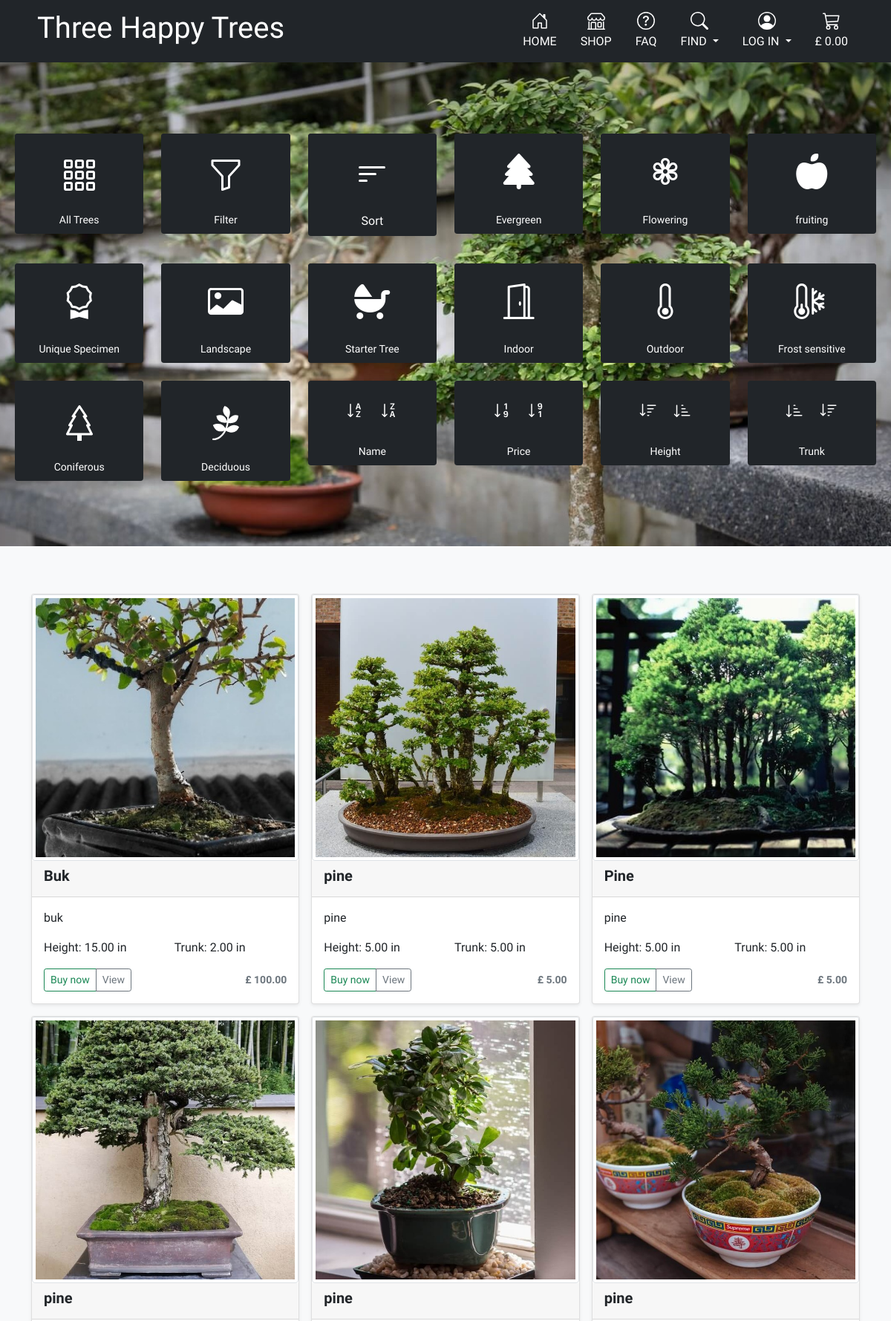
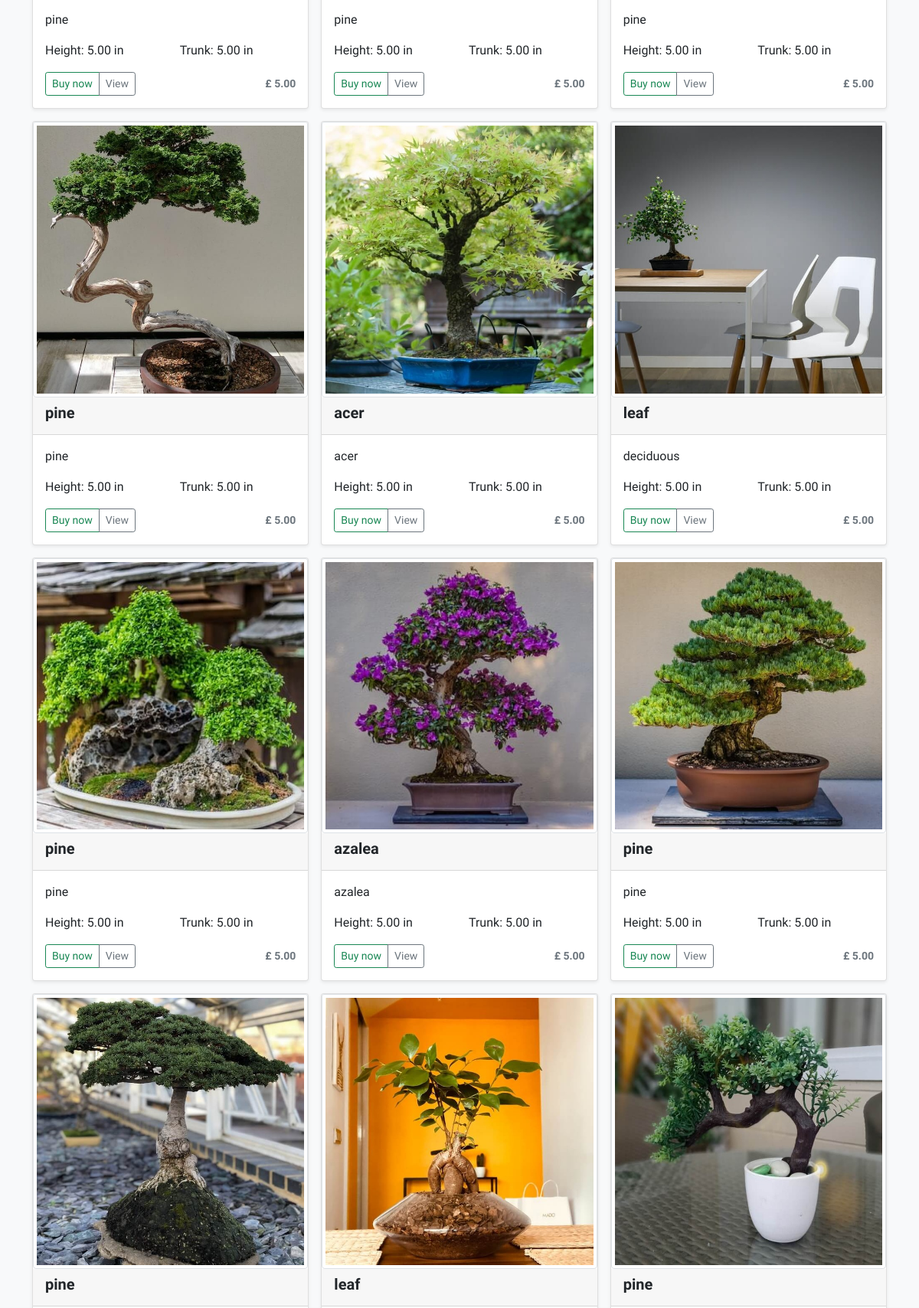
The app's page /trees/ (upper part) with its own data (2 pictures, top to bottom).
### trees/models.py (models this page shows, shortened)
class Feature(models.Model):
    name = models.CharField(max_length=254)
    friendly_name = models.CharField(max_length=254, null=True, blank=True)
    icon_class = models.CharField(max_length=254, null=True, blank=True)
    aria_for_anchor = models.CharField(default='Filter elements by',
                                       max_length=254, null=True, blank=True)

class Enviroment(models.Model):
    name = models.CharField(max_length=254)
    friendly_name = models.CharField(max_length=254, null=True, blank=True)
    icon_class = models.CharField(max_length=254, null=True, blank=True)
    aria_for_anchor = models.CharField(default='Filter elements by',
                                       max_length=254, null=True, blank=True)

class Tree(models.Model):
    name = models.CharField(max_length=254, null=True, blank=True)
    slug = models.SlugField(max_length=200, unique=True, editable=False)
    height_in = models.DecimalField(max_digits=9, decimal_places=2)
    trunk_circumference = models.DecimalField(max_digits=9, decimal_places=2)
    price = models.DecimalField(max_digits=9, decimal_places=2)
    current_stock = models.IntegerField(null=True, blank=True)
    leaves_or_needles = models.CharField(
            max_length=254, choices=LEAVES_OR_NEEDLES_CHOICES,
            default='coniferous', null=True, blank=True)
    description = models.TextField()
    image_url = models.URLField(max_length=1024, null=True, blank=True)
    image = models.ImageField(null=True, blank=True)
    image_alt = models.CharField(max_length=254, null=True, blank=True)
    image_disclaimer = models.CharField(
            max_length=254, choices=IMG_DISCLAIMER_CHOICES,
            default='standarised',  null=True, blank=True
            )
    feature = models.ManyToManyField(
                'Feature', blank=True)
    enviroment = models.ForeignKey(
                'Enviroment', null=True, blank=True, on_delete=models.SET_NULL)

### trees/views.py (the view, shortened to what this page needs)
# urls.py: path('', views.all_trees, name='all_trees'),
def all_trees(request):
    trees = Tree.objects.all()
    all_features = Feature.objects.all()
    all_enviroments = Enviroment.objects.all()
    query = None
    current_features = None
    current_enviroments = None
    current_types = None
    sort = None
    direction = None
    current_sorting = f'{sort}_{direction}'
    context = {
        'trees': trees,
        'features': all_features,
        'enviroments': all_enviroments,
        'search_term': query,
        'current_features': current_features,
        'current_enviroments': current_enviroments,
        'current_types': current_types,
        'current_sorting': current_sorting,
    }
    return render(request, 'trees/trees.html', context)

### trolley/contexts.py (called while the page is built, shortened)
def trolley_contents(request):
    trolley_items = []
    total = 0
    tree_count = 0
    trolley = request.session.get('trolley', {})
    if total < settings.FREE_DELIVERY_THRESHOLD:
        delivery = total * Decimal(settings.STANDARD_DELIVERY_PERCENTAGE / 100)
        free_delivery_delta = settings.FREE_DELIVERY_THRESHOLD - total
    else:
        delivery = 0
        free_delivery_delta = 0
    grand_total = delivery + total
    context = {
        'trolley_items': trolley_items,
        'total': total,
        'tree_count': tree_count,
        'delivery': delivery,
        'free_delivery_delta': free_delivery_delta,
        'free_delivery_threshold': settings.FREE_DELIVERY_THRESHOLD,
        'grand_total': grand_total,
    }
    return context

### trees/templates/trees/trees.html (shortened to what this page needs)
{% extends 'base.html' %}
{% load static %}
{% block extra_css %}
<link rel="stylesheet" href="{% static 'trees/css/trees.css' %}">
{% endblock %}
{% block content %}
<section class=" py-5 text-center flex-container bg-img-trees my-box-shadow-75">
    {% include 'trees/includes/sorting_tiles.html' %}
</section>
<div class="album py-5 bg-light">
    <div class="container row">
        <div class="col-12 col-md-6 order-md-first">
        </div>
    </div>
    <div class="container">
        <div class="row row-cols-1 row-cols-sm-2 row-cols-md-3 g-3">
            {% for tree in trees %}
            <div class="col">
                <div class="card shadow-sm">
                    {% if tree.image %}
                    <img class="card-img-top img-thumbnail" src="{{ tree.image.url }}"
                        {% if tree.image_alt %}
                        alt="{{ tree.image_alt }}"
                        {% else %}
                        alt="{{ tree.name }}"
                        {% endif %}
                     height="225">
                    {% endif %}
                <div class="card-header">
                    <p class="h5 fw-bold">{{ tree.name }}</p>
                </div>
                <div class="card-body">
                    {% if tree.description %}
                    <p class="card-text">
                        {{ tree.description }}
                    </p>
                    {% endif %}
                    <div class="row">
                        <div class="col-6 col-lg-6 col-md-12 col-sm-12">
                            <p class="card-text">Height: {{ tree.height_in }} in</p>
                        </div>
                        <div class="col-6 col-lg-6 col-md-12 col-sm-12">
                            <p class="card-text">Trunk: {{ tree.trunk_circumference }} in</p>
                        </div>
                    </div>
                    <div class="d-flex justify-content-between align-items-center mt-3">
                    <div class="btn-group">
                        <a class="btn btn-sm btn-outline-success">Buy now</a>
                        <a
                        class="btn btn-sm btn-outline-secondary"
                        href="{% url 'tree_detail' tree_slug=tree.slug %}"
                        aria-label="">
                        View</a>
                    </div>
                    <small class="text-muted fw-bold">£ {{tree.price}}</small>
                    </div>
                </div>
                </div>
            </div>
            {% endfor %}
        </div>
    </div>
</div>
{% endblock %}

### trees/templates/trees/includes/sorting_tiles.html (shortened to what this page needs)
<ul class="mx-2 mt-5 row row-cols-3 row-cols-sm-4 row-cols-lg-6 row-cols-xl-8 list-unstyled list justify-content-md-center">
    <li class="col mb-4" >
      <a class="d-block bg-dark rounded text-white text-decoration-none"
      href="{% url 'all_trees' %}"
      aria-label="Show all trees">
        <div class="display-5 p-3 py-4  bg-dark text-center rounded">
          <svg class="bi" width="1em" height="1em" fill="currentColor">
            <use xlink:href="#grid">
            </use>
          </svg>
        </div>
        <p class="small name text-white text-center pb-2">All Trees
        </p>
      </a>
    </li>
    <li class="col mb-4" >
        <a class="d-block bg-dark rounded text-white text-decoration-none" href="" aria-label="Show menu for filtering trees">
          <div class="display-5 p-3 py-4  bg-dark text-center rounded">
            <svg class="bi" width="1em" height="1em" fill="currentColor">
              <use xlink:href="#filter">
              </use>
            </svg>
          </div>
          <div class="small name text-white text-center pb-2">Filter
          </div>
        </a>
      </li>
    <li class="col mb-4" >
        <a class="d-block bg-dark rounded text-white text-decoration-none" href="" aria-label="Show menu for sorting trees">
          <div class="display-5 p-3 py-4  bg-dark text-center rounded">
            <svg class="bi" width="1em" height="1em" fill="currentColor">
              <use xlink:href="#sort">
              </use>
            </svg>
          </div>
          <div class="name text-white text-center pb-2">Sort
          </div>
        </a>
      </li>
{% if features %}
{% for feature in features %}
    <li class="col mb-4 feature-tile" >
        <a class="d-block bg-dark rounded text-white text-decoration-none"
        href="{% url 'all_trees' %}?feature={{feature.name}}"
        aria-label="{{ feature.aria_for_anchor }}">
          <div class="display-5 p-3 py-4  bg-dark text-center rounded">
            <i class="{{ feature.icon_class}}"></i>
          </div>
          <div class="small name text-white text-center pb-2">{{ feature.friendly_name }}
          </div>
        </a>
      </li>
{% endfor %}
{% endif %}
{% if enviroments %}
{% for enviroment in enviroments %}
    <li class="col mb-4 feature-tile" >
        <a class=" d-block bg-dark rounded text-white text-decoration-none"
         href="{% url 'all_trees' %}?enviroment={{ enviroment.name }}"
         aria-label="{{ enviroment.aria_for_anchor }}">
          <div class="display-5 p-3 py-4  bg-dark text-center rounded">
            <i class="{{ enviroment.icon_class }}"></i>
          </div>
          <div class="small name text-white text-center pb-2">{{ enviroment.friendly_name }}
          </div>
        </a>
      </li>
{% endfor %}
{% endif %}
    <li class="col mb-4 feature-tile" >
      <a class="d-block bg-dark rounded text-white text-decoration-none"
       href="{% url 'all_trees' %}?type=coniferous"
       aria-label="Show ">
        <div class="display-5 p-3 py-4  bg-dark text-center rounded">
          <svg class="bi" width="1em" height="1em" fill="currentColor">
            <use xlink:href="#pine">
            </use>
          </svg>
        </div>
        <div class="small name text-white text-center pb-2">Coniferous
        </div>
      </a>
    </li>
    <li class="col mb-4 feature-tile" >
      <a class="d-block bg-dark rounded text-white text-decoration-none"
       href="{% url 'all_trees' %}?type=deciduous"
       aria-label="Show ">
        <div class="display-5 p-3 py-4  bg-dark text-center rounded">
          <svg class="bi" width="1em" height="1em" fill="currentColor">
            <use xlink:href="#leaf">
            </use>
          </svg>
        </div>
        <div class="small name text-white text-center pb-2">Deciduous
        </div>
      </a>
    </li>
      <li class="col mb-4 d-none-xxs">
        <div class="d-block bg-dark rounded" >
          <div class="p-3  py-4 mb-2 text-center ">
            <a class="h4 text-white bg-dark text-decoration-none pe-2"
               href="{% url 'all_trees' %}?sort=name&direction=asc"
               aria-label="Sort trees by name alphabetically z to a. Opens in the same window">
              <svg class="bi" width="1em" height="1em" fill="currentColor">
                <use xlink:href="#sortAZ">
                </use>
              </svg>
            </a>
            <a class="h4 text-white bg-dark text-decoration-none ps-2"
               href="{% url 'all_trees' %}?sort=name&direction=desc"
               aria-label="Sort trees by name alphabetically z to a. Opens in the same window">
              <svg class="bi" width="1em" height="1em" fill="currentColor">
                <use xlink:href="#sortZA">
                </use>
              </svg>
            </a>
          </div>
          <div class="small name text-white text-center pb-2 ">Name
          </div>
        </div>
      </li>
    <li class="col mb-4 d-none-xxs">
      <div class="d-block bg-dark rounded" >
        <div class="p-3  py-4 mb-2 text-center ">
          <a class="h4 text-white bg-dark text-decoration-none pe-2"
             href="{% url 'all_trees' %}?sort=price&direction=asc"
             aria-label="Sort trees by price from lowest to highest. Opens in the same window" >
            <svg class="bi" width="1em" height="1em" fill="currentColor">
              <use xlink:href="#sort19">
              </use>
            </svg>
          </a>
          <a class="h4 text-white bg-dark text-decoration-none ps-2"
             href="{% url 'all_trees' %}?sort=price&direction=desc"
             aria-label="Sort trees by price from highest to lowest. Opens in the same window">
            <svg class="bi" width="1em" height="1em" fill="currentColor">
              <use xlink:href="#sort91">
              </use>
            </svg>
          </a>
        </div>
        <div class="small name text-white text-center pb-2 ">Price
        </div>
      </div>
    </li>
          <li class="col mb-4 d-none-xxs">
            <div class="d-block bg-dark rounded" >
              <div class="p-3  py-4 mb-2 text-center ">
                <a class="h4 text-white bg-dark text-decoration-none pe-2"
                   href="{% url 'all_trees' %}?sort=height_in&direction=asc"
                   aria-label="Sort trees by hight from smallest to largest. Opens in same window">
                  <svg class="bi" width="1em" height="1em" fill="currentColor">
                    <use xlink:href="#sortLS">
                    </use>
                  </svg>
                </a>
                <a class="h4 text-white bg-dark text-decoration-none ps-2"
                   href="{% url 'all_trees' %}?sort=height_in&direction=desc"
                   aria-label="Sort trees by hight from largest to smallest. Opens in same window">
                  <svg class="bi" width="1em" height="1em" fill="currentColor">
                    <use xlink:href="#sortSL">
                    </use>
                  </svg>
                </a>
              </div>
              <div class="small name text-white text-center pb-2 ">Height
              </div>
            </div>
          </li>
          <li class="col mb-4 d-none-xxs">
            <div class="d-block bg-dark rounded" >
              <div class="p-3  py-4 mb-2 text-center ">
                <a class="h4 text-white bg-dark text-decoration-none pe-2"
                   href="{% url 'all_trees' %}?sort=trunk_circumference&direction=asc"
                   aria-label="Sort trees by trunk from smallest to thickest. Opens in same window">
                  <svg class="bi" width="1em" height="1em" fill="currentColor">
                    <use xlink:href="#sortSL">
                    </use>
                  </svg>
                </a>
                <a class="h4 text-white bg-dark text-decoration-none ps-2"
                   href="{% url 'all_trees' %}?sort=trunk_circumference&direction=desc"
                   aria-label="Sort trees by trunk from thickest to smallest. Opens in same window">
                  <svg class="bi" width="1em" height="1em" fill="currentColor">
                    <use xlink:href="#sortLS">
                    </use>
                  </svg>
                </a>
              </div>
              <div class="small name text-white text-center pb-2 ">Trunk
              </div>
            </div>
          </li>
  </ul>

### static/css/base.css (style rules this page uses)
body { font-family: 'Kodchasan', sans-serif !important; }
.bg-img-trees { background: #f0f5fa url('/media/wide-02-tree-hero-milada-vigerova-JloxbrNcknY-unsplash.jpg') center/cover no-repeat; }
.my-box-shadow-75 { box-shadow: inset 0 0 150rem rgb(0 0 0 / 75%); }

### records on screen
Feature: friendly_name "Evergreen"
Feature: friendly_name "Flowering"
Feature: friendly_name "fruiting"
Feature: friendly_name "Unique Specimen"
Feature: friendly_name "Landscape"
Feature: friendly_name "Starter Tree"
Enviroment: friendly_name "Indoor"
Enviroment: friendly_name "Outdoor"
Enviroment: friendly_name "Frost sensitive"
Tree: image (picture), name "Buk", description "buk", height_in "15.00", trunk_circumference "2.00", price "100.00"
Tree: image (picture), name "pine", description "pine", height_in "5.00", trunk_circumference "5.00", price "5.00"
Tree: image (picture), name "Pine", description "pine", height_in "5.00", trunk_circumference "5.00", price "5.00"
Tree: image (picture), name "pine", description "pine", height_in "5.00", trunk_circumference "5.00", price "5.00"
Tree: image (picture), name "pine", description "pine", height_in "5.00", trunk_circumference "5.00", price "5.00"
Tree: image (picture), name "pine", description "pine", height_in "5.00", trunk_circumference "5.00", price "5.00"
Tree: image (picture), name "pine", description "pine", height_in "5.00", trunk_circumference "5.00", price "5.00"
Tree: image (picture), name "acer", description "acer", height_in "5.00", trunk_circumference "5.00", price "5.00"
Tree: image (picture), name "leaf", description "deciduous", height_in "5.00", trunk_circumference "5.00", price "5.00"
Tree: image (picture), name "pine", description "pine", height_in "5.00", trunk_circumference "5.00", price "5.00"
Tree: image (picture), name "azalea", description "azalea", height_in "5.00", trunk_circumference "5.00", price "5.00"
Tree: image (picture), name "pine", description "pine", height_in "5.00", trunk_circumference "5.00", price "5.00"
Tree: image (picture), name "pine"
Tree: image (picture), name "leaf"
Tree: image (picture), name "pine"
